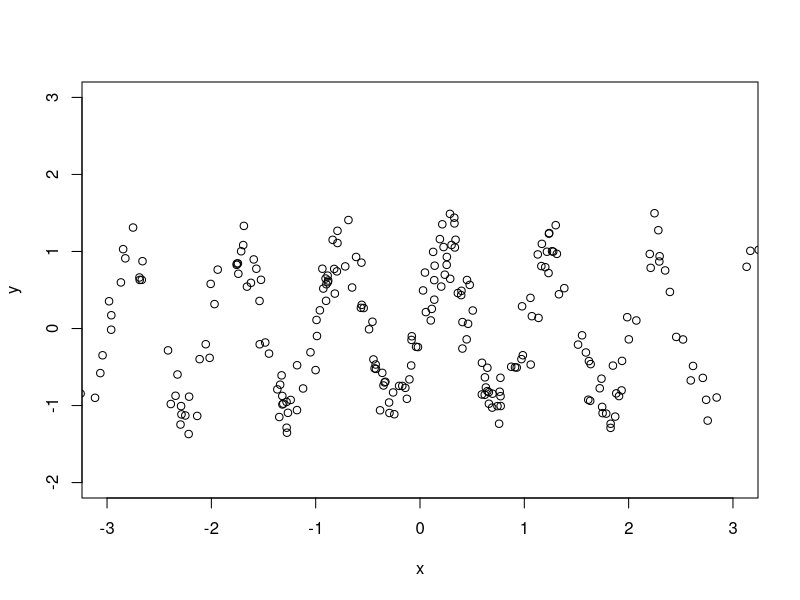

Here is the R script that generated this plot: (Note: this script raises an error after producing the figure.)
# 第1章 正定値カーネル（問題1～15）


## 2
k <- function(x, y, lambda) {
  return(D(abs(x-y) / lambda))
}

n <- 250
x <- 2 * rnorm(n)
y <- sin(2*pi*x) + rnorm(n) / 4
plot(seq(-3, 3, length = 10), seq(-2, 3, length = 10), type = "n",
     xlab = "x", ylab = "y")
points(x, y)
xx <- seq(-3, 3, 0.1)
yy <- NULL
for (zz in xx)
  yy <- c(yy, f(zz, 0.05))
lines(xx, yy, col = "green")
yy <- NULL
for (zz in xx)
  yy <- c(yy, f(zz, 0.50))
lines(xx, yy, col = "red")
title("Nadaraya-Watson 推定量")
legend("topleft", legend = paste0("lambda = ", c(0.05, 0.35, 0.50)),
       lwd = 1, col = c("green", "blue", "red"))

## 8

k <- function(x, y, sigma2) {
  return(exp(-(x-y)^2 / 2 / sigma2))
}

# データ生成
n <- 100
x <- 2 * rnorm(n)
y <- sin(2*pi*x) + rnorm(n) / 4

m <- n / 10
sigma2.seq <- seq(0.001, 0.01, 0.001)
SS.min <- Inf
for (sigma2 in sigma2.seq) {
  SS <- 0
  for (h in 1:10) {
    test <- ((h-1)*m + 1):(h*m)
    train <- setdiff(1:n, test)
    for (j in test) {
      u <- 0
      v <- 0
      for (i in train) {
        kk <- k(x[i], x[j], sigma2)
        u <- u + kk * y[i]
        v <- v + kk
      }
      if (v != 0) {
        z <- u / v
        SS <- SS + (y[j]-z)^2
      }
    }
  }
  if (SS < SS.min) {
    SS.min <- SS
    sigma2.best <- sigma2
  }
}
paste0("Best sigma2 = ", sigma2.best)
plot(seq(-3, 3, length = 10), seq(-2, 3, length = 10), type = "n",
     xlab = "x", ylab = "y")
points(x, y)
xx <- seq(-3, 3, 0.1)
yy <- NULL
for (zz in xx)
  yy <- c(yy, f(zz, sigma2.best))
lines(xx, yy, col = "red")
title("Nadaraya-Watson 推定量")


## 12

string.kernel <- function(x, y) {
  m <- nchar(x)
  n <- nchar(y)
  S <- 0
  for (i in 1:m)
    for (j in i:m)
      for (k in 1:n)
        if (substring(x, i, j) == substring(y, k, k+j-i))
          S <- S + 1
  return(S)
}


## 15

k <- function(s, p) {
  return(rob(s, p) / length(node))
}

prob <- function(s, p) {
  if (length(node[s[1]]) == 0)
    return(0)
  if (length(s) == 1)
    return(p)
  m <- length(s)
  S <- (1 - p) / length(node[s[1]]) * prob(s[2:m], p)
  return(S)
}
